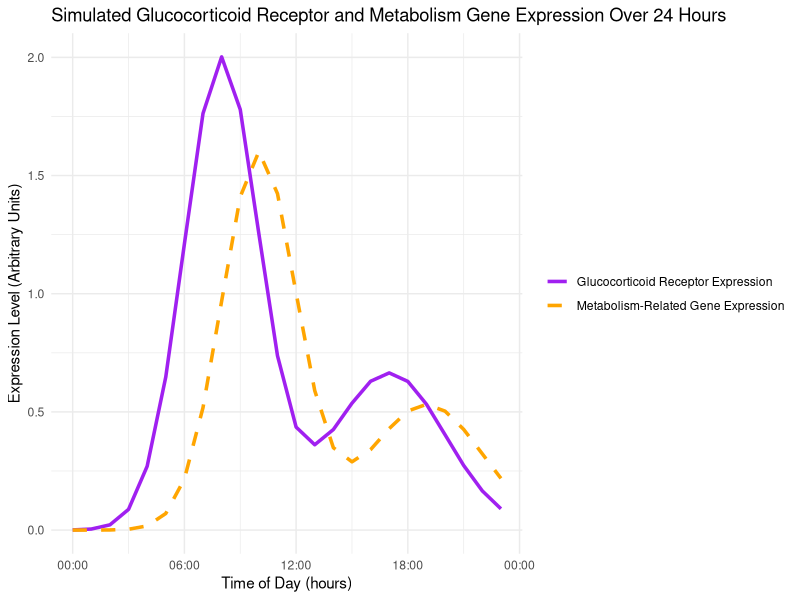

This chart was generated by the following R code:
library(ggplot2)


set.seed(42)


time <- seq(0, 23, by = 1)


glucocorticoid_levels <- 10 * dnorm(time, mean = 8, sd = 2) + 
  5 * dnorm(time, mean = 17, sd = 3)


metabolism_levels <- 8 * dnorm(time, mean = 10, sd = 2) + 
  4 * dnorm(time, mean = 19, sd = 3)


data <- data.frame(time = time, 
                   glucocorticoid_levels = glucocorticoid_levels, 
                   metabolism_levels = metabolism_levels)

ggplot(data , aes(x = time)) +
  geom_line(aes(y = glucocorticoid_levels, color = "Glucocorticoid Receptor Expression"), size = 1.2) +
  geom_line(aes(y = metabolism_levels, color = "Metabolism-Related Gene Expression"), linetype = "dashed", size = 1.2) +
  labs(title = "Simulated Glucocorticoid Receptor and Metabolism Gene Expression Over 24 Hours",
       x = "Time of Day (hours)", 
       y = "Expression Level (Arbitrary Units)") +
  scale_color_manual(values = c("Glucocorticoid Receptor Expression" = "purple", 
                                "Metabolism-Related Gene Expression" = "orange")) +
  scale_x_continuous(breaks = seq(0, 24, by = 6), labels = c("00:00", "06:00", "12:00", "18:00", "00:00")) +
  theme_minimal() +
  theme(legend.title = element_blank())
